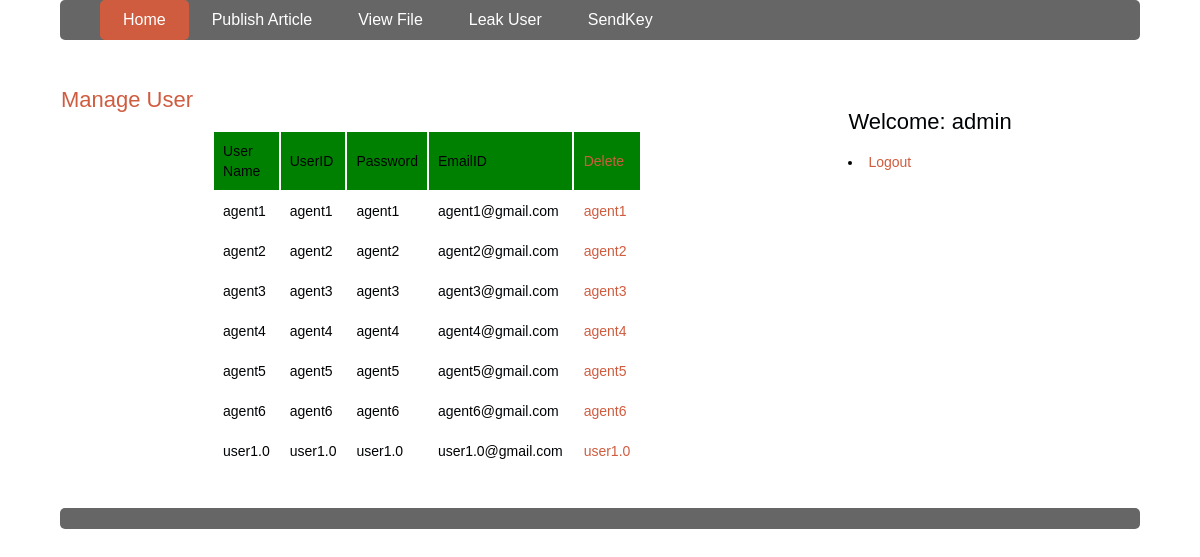
Screenshot of /admin/m_user.php (signed in) with the database file from the repository.
### tables this page shows
CREATE TABLE `register` (
  `username` varchar(255) NOT NULL,
  `userid` varchar(11) NOT NULL,
  `password` varchar(255) NOT NULL,
  `emailid` varchar(255) NOT NULL
);

### admin/m_user.php (the view, shortened to what this page needs)
<!DOCTYPE html>
<html lang="en">
<head>
	<link rel="stylesheet" href="stylesheet.css" type="text/css" />
</head>
<body class="body">
	<header class="mainHeader">
		<nav><ul>
			<li class="active"><a href="admin.php">Home</a></li>
			<li><a href="upload.php">Publish Article</a></li>
			<li ><a href="viewfile.php">View File</a></li>
			<li ><a href="leakfile.php">Leak User</a></li>
			<li ><a href="sendkey.php">SendKey</a></li>
		</ul></nav>
	</header>
	<div class="mainContent1">
		<div class="content">
				<article class="topcontent1">
					<header>
						<h2><a href="#" rel="bookmark" title="Permalink to this POST TITLE">Manage User</a></h2>
					</header>
					<content>
						<p>
							<table align="center" cellpadding="9" cellspacing="2" width="10"><tr bgcolor="green">
							<td >User Name</td><td>UserID</td><td>Password</td><td>EmailID</td><td><a href="a_detail.php">Delete</a></td></tr>
					<?php
                                $con = mysqli_connect("localhost","root","");
                                if (!$con)
                                    echo('Could not connect: ' . mysqli_error($con));
                                else
                                {
                                    mysqli_select_db($con,"dataleakage");
                                    $sql = 'SELECT * FROM register';
                                    $retval = mysqli_query( $con,$sql );
                                    while($row = mysqli_fetch_assoc($retval))
                                    {
                                           echo "<tr bgcolor='white'><td> {$row['username']} </td> " .
                                                "<td> {$row['userid']} </td> " .
												"<td> {$row['password']} </td> " .
												"<td> {$row['emailid']} </td> " .
												"<td><a href='d_user.php?id=". "{$row['username']}'>{$row['username']}</a>" .
											    "</td>" ;
                                    }
                                }
                        ?>
</tr>
</table>
						</p>
						</content>
				</article>
			</div>
<aside class="top-sidebar">
					<article>
					<h2>Welcome: <?php echo $_SESSION['name'] ?></h2>
					<li><a href="logout.php">Logout</a></li>
				    </article>
				</aside>
		</div>
	<footer class="mainFooter">
	</footer>
</body>
</html>

### admin/stylesheet.css (style rules this page uses)
body { color: #000305; font-size: 87.5%; font-family: 'Trebuchet MS', Trebuchet, 'Lucida Sans Unicode', 'Lucida Grande', 'Lucida Sans', Arial, sans-serif; line-height: 1.429; margin: 0; padding: 0; text-align: left; }
.body { clear: both; margin: 0 auto; width: 90%; }
h2 { font-size: 1.571em }
h2, h3, h4, h5, h6 { font-weight: 400; line-height: 1.1; margin-bottom: .8em; }
a { outline: 0; }
a:link, a:visited { color: #CF5C3F; padding: 0 1px; text-decoration: none; }
.mainHeader nav { background: #666; font-size: 1.143em; height: 40px; line-height: 30px; margin: 0 auto 30px auto; text-align: center; border-radius: 5px; -moz-border-radius: 5px; -webkit-border-radius: 5px; }
.mainHeader nav ul { list-style: none; margin: 0 auto; }
.mainHeader nav ul li { float: left; display: inline; }
.mainHeader nav a:link, .mainHeader nav a:visited { color: #fff; display: inline-block; height: 30px; padding: 5px 23px; text-decoration: none; }
.mainHeader nav a:hover, .mainHeader nav a:active, .mainHeader nav .active a:link, .mainHeader nav .active a:visited { background: #CF5C3F; color: #fff; text-shadow: none !important; }
.mainHeader nav li a { border-radius: 5px; -moz-border-radius: 5px; -webkit-border-radius: 5px; }
.content { width: 68%; float: left; border-radius: 5px; -moz-border-radius: 5px; -webkit-border-radius: 5px; }
.top-sidebar { width: 24%; float: left; margin-left: 2%; border-radius: 5px; -moz-border-radius: 5px; -webkit-border-radius: 5px; background-color: #FFF; padding: 2% 3%; margin-bottom: 2%; }
.mainFooter { width: 100%; float: left; margin-top: 2%; margin-bottom: 2%; padding-left: 0; background-color: #666; border-radius: 5px; -moz-border-radius: 5px; -webkit-border-radius: 5px; color: #FFF; }

### rows the page displays
register: username "agent1", userid "agent1", password "agent1", emailid "agent1@gmail.com"
register: username "agent2", userid "agent2", password "agent2", emailid "agent2@gmail.com"
register: username "agent3", userid "agent3", password "agent3", emailid "agent3@gmail.com"
register: username "agent4", userid "agent4", password "agent4", emailid "agent4@gmail.com"
register: username "agent5", userid "agent5", password "agent5", emailid "agent5@gmail.com"
register: username "agent6", userid "agent6", password "agent6", emailid "agent6@gmail.com"
register: username "user1.0", userid "user1.0", password "user1.0", emailid "user1.0@gmail.com"

### other values shown
$_SESSION['name'] "admin"
